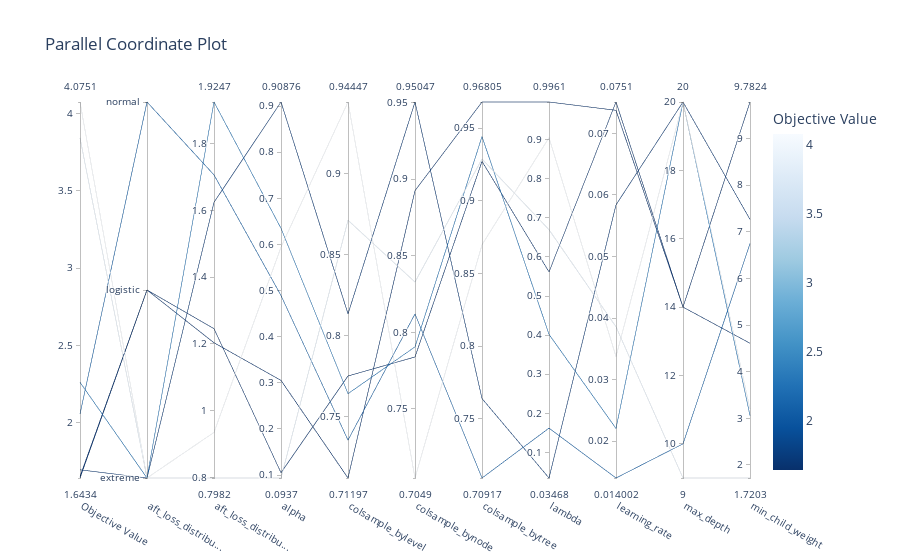

The notebook cell saved with this chart:
### Code cell
plot_parallel_coordinate(study)

### Figure 1 — Plotly figure (JSON) as saved in the notebook; plotly's stock layout.template omitted (floating-point values rounded to 4 significant figures)
{"data": [{"dimensions": [{"label": "Objective Value", "range": [1.643, 4.075], "values": [2.263, 4.075, 1.696, 3.843, 1.653, 2.057, 1.643]}, {"label": "aft_loss_distribu...", "range": [0, 2], "ticktext": ["extreme", "logistic", "normal"], "tickvals": [0, 1, 2], "values": [0, 0, 0, 0, 1, 2, 1]}, {"label": "aft_loss_distribu...", "range": [0.7982, 1.925], "values": [1.925, 0.9349, 1.624, 0.7982, 1.246, 1.706, 1.203]}, {"label": "alpha", "range": [0.0937, 0.9088], "values": [0.6349, 0.5942, 0.9088, 0.0937, 0.1051, 0.4893, 0.3052]}, {"label": "colsample_bylevel", "range": [0.712, 0.9445], "values": [0.7641, 0.9445, 0.8135, 0.8714, 0.7751, 0.7354, 0.712]}, {"label": "colsample_bynode", "range": [0.7049, 0.9505], "values": [0.7906, 0.7049, 0.9505, 0.8329, 0.7839, 0.812, 0.8926]}, {"label": "colsample_bytree", "range": [0.7092, 0.968], "values": [0.9443, 0.8698, 0.7639, 0.9288, 0.9272, 0.7092, 0.968]}, {"label": "lambda", "range": [0.03468, 0.9961], "values": [0.4019, 0.9048, 0.03468, 0.6696, 0.5617, 0.1622, 0.9961]}, {"label": "learning_rate", "range": [0.014, 0.0751], "values": [0.02205, 0.03373, 0.05838, 0.03857, 0.0751, 0.014, 0.07375]}, {"label": "max_depth", "range": [9, 20], "values": [20, 20, 20, 9, 14, 10, 14]}, {"label": "min_child_weight", "range": [1.72, 9.782], "values": [3.059, 3.202, 7.265, 1.72, 4.61, 6.747, 9.782]}], "labelangle": 30, "labelside": "bottom", "line": {"color": [2.263, 4.075, 1.696, 3.843, 1.653, 2.057, 1.643], "colorbar": {"title": {"text": "Objective Value"}}, "colorscale": [[0, "rgb(247,251,255)"], [0.125, "rgb(222,235,247)"], [0.25, "rgb(198,219,239)"], [0.375, "rgb(158,202,225)"], [0.5, "rgb(107,174,214)"], [0.625, "rgb(66,146,198)"], [0.75, "rgb(33,113,181)"], [0.875, "rgb(8,81,156)"], [1, "rgb(8,48,107)"]], "reversescale": true, "showscale": true}, "type": "parcoords"}], "layout": {"title": {"text": "Parallel Coordinate Plot"}}}
